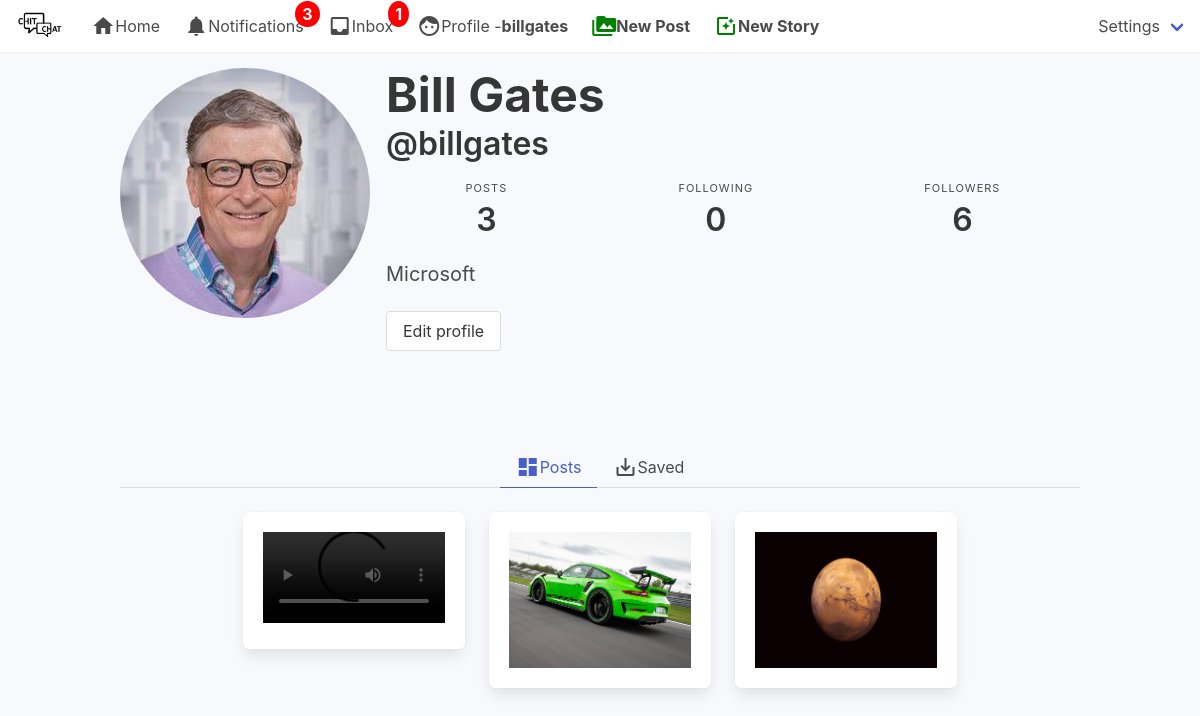
Page /billgates/ (signed in) on the committed database.
### authy/models.py (models this page shows, shortened)
class Profile(models.Model):
	user = models.OneToOneField(User, on_delete=models.CASCADE, related_name='profile')
	first_name = models.CharField(max_length=50, null=True, blank=True)
	last_name = models.CharField(max_length=50, null=True, blank=True)
	location = models.CharField(max_length=50, null=True, blank=True)
	url = models.CharField(max_length=80, null=True, blank=True)
	profile_info = models.TextField(max_length=150, null=True, blank=True)
	created = models.DateField(auto_now_add=True)
	favorites = models.ManyToManyField(Post)
	picture = models.ImageField(upload_to=user_directory_path, blank=True, null=True, verbose_name='Picture')

### post/models.py (models this page shows, shortened)
class Post(models.Model):
	id = models.UUIDField(primary_key=True, default=uuid.uuid4, editable=False)
	content =  models.ManyToManyField(PostFileContent, related_name='contents')
	caption = models.TextField(max_length=1500, verbose_name='Caption')
	posted = models.DateTimeField(auto_now_add=True)
	tags = models.ManyToManyField(Tag, related_name='tags')
	user = models.ForeignKey(User, on_delete=models.CASCADE)
	likes = models.IntegerField(default=0)
	def get_absolute_url(self):
		return reverse('postdetails', args=[str(self.id)])

class PostFileContent(models.Model):
	user = models.ForeignKey(User, on_delete=models.CASCADE, related_name='content_owner')
	file = models.FileField(upload_to=user_directory_path)

### authy/views.py (the view)
# urls.py: path('<username>/', UserProfile, name='profile'),
def UserProfile(request, username):
	user = get_object_or_404(User, username=username)
	profile = Profile.objects.get(user=user)
	url_name = resolve(request.path).url_name
	if url_name == 'profile':
		posts = Post.objects.filter(user=user).order_by('-posted')
	else:
		posts = profile.favorites.all()
	posts_count = Post.objects.filter(user=user).count()
	following_count = Follow.objects.filter(follower=user).count()
	followers_count = Follow.objects.filter(following=user).count()
	follow_status = Follow.objects.filter(following=user, follower=request.user).exists()
	paginator = Paginator(posts, 8)
	page_number = request.GET.get('page')
	posts_paginator = paginator.get_page(page_number)
	template = loader.get_template('profile.html')
	context = {
		'posts': posts_paginator,
		'profile':profile,
		'following_count':following_count,
		'followers_count':followers_count,
		'posts_count':posts_count,
		'follow_status':follow_status,
		'url_name':url_name,
	}
	return HttpResponse(template.render(context, request))

### direct/views.py (called while the page is built)
def checkDirects(request):
	directs_count = 0
	if request.user.is_authenticated:
		directs_count = Message.objects.filter(user=request.user, is_read=False).count()
	return {'directs_count':directs_count}

### notifications/views.py (called while the page is built)
def CountNotifications(request):
	count_notifications = 0
	if request.user.is_authenticated:
		count_notifications = Notification.objects.filter(user=request.user, is_seen=False).count()
	return {'count_notifications':count_notifications}

### instagram_clone/templates/profile.html (shortened to what this page needs)
{% extends 'base.html' %}
{% load static %}
{% block content %}
<article class="media">
  <div style="padding-top:20px ;" class="media-left">
      <figure class="image is-256x256">
        {% if profile.picture %}
          <img class="is-rounded" src="{{ profile.picture.url }}">
        {% else %}
          <img class="is-rounded" src="https://bulma.io/images/placeholders/256x256.png">
        {% endif %}
      </figure>
  </div>
   <div style="padding-top:20px ;" class="media-content">
    <div class="content">
      <h1 style="font-weight: bold;" class="title is-1">{% if profile.first_name %}{{ profile.first_name }} {{ profile.last_name }} {% endif %}</h1>
      <h2 class="subtitle is-3">@{{ profile.user }}</h2>
    </div>
     <nav class="level is-mobile">
  <div class="level-item has-text-centered">
    <div>
      <p class="heading">Posts</p>
      <p class="title">{{ posts_count }}</p>
    </div>
  </div>
  <div class="level-item has-text-centered">
    <div>
      <p class="heading">Following</p>
      <p class="title">{{ following_count }}</p>
    </div>
  </div>
  <div class="level-item has-text-centered">
    <div>
      <p class="heading">Followers</p>
      <p class="title">{{ followers_count }}</p>
    </div>
  </div>
</nav>
<p class="subtitle is-5">{% if profile.profile_info %}{{ profile.profile_info }}{% endif %}</p>
{% if user.is_authenticated and user == profile.user %}
  <a href="{% url 'edit-profile' %}" class="button">Edit profile</a>
{% endif %}
 </div>
</article>
</div>
  </section>
  <section class="section">
    <div class="container">
  <div class="tabs is-centered">
  <ul>
    <li class="{% if url_name == 'profile' %}is-active{% endif %}">
      <a href="{% url 'profile' profile.user %}"><i class="material-icons">dashboard</i>Posts</a>
    </li>
    <li class="{% if url_name == 'profilefavorites' %}is-active{% endif %}">
      <a href="{% url 'profilefavorites' profile.user %}"><i class="material-icons">save_alt</i>Saved</a>
    </li>
  </ul>
</div>
    <div class="columns is-mobile is-multiline is-centered">
    {% for post in posts %}
      <div class="column is-one-quarter">
        <div class="box">
  {% if post.content.first.file.name|slice:"-3:" == 'jpg' or post_item.content.first.file.name|slice:"-3:" == 'png' %}
    <figure class="image is-4by3">
      <a href="{{ post.get_absolute_url }}">
        <img src="{{ post.content.first.file.url }}" alt="Placeholder image">
      </a>
    </figure>
  {% else %}
    <a href="{{ post.get_absolute_url }}">
      <video width="640" controls="controls" preload="metadata">
        <source src="{{ post.content.first.file.url }}#t=0.5" type="video/mp4">
      </video>
    </a>
  {% endif %}
    </div>
      </div>
    {% empty %}
      <br>
      <h3 class="title is-3">You do not have any post!</h3>
    {% endfor %}
      </div>
</div>
  </section>
{% endblock %}

### instagram_clone/templates/base.html (shortened to what this page needs)
{% load static %}
<!DOCTYPE html>
<html>
  <head>
    <link rel="stylesheet" href="{% static 'css/bulma.min.css' %}">
    <link rel="stylesheet" href="{% static 'css/style.css' %}">
  </head>
  <body style="background-color: #f7f9fc;">
  <nav class="navbar has-shadow is-fixed-top" role="navigation" aria-label="main navigation">
  <div class="navbar-brand">
    <a class="navbar-item" href="">
      <img src="{% static 'img/chit-chat.png' %}" height="256px">
    </a>
  </div>
  <div id="navbarBasicExample" class="navbar-menu">
    <div class="navbar-start">
      <a href="{% url 'index' %}" class="navbar-item">
        <i class="material-icons">home</i>
        Home
      </a>
      <a href="{% url 'show-notifications' %}" class="navbar-item">
        <i class="material-icons">notifications</i>
        Notifications
        {% if count_notifications %}
          <span class="badge">{{ count_notifications }}</span>
        {% endif %}
      </a>
      <a href="{% url 'inbox' %}" class="navbar-item">
        <i class="material-icons">inbox</i>
        Inbox
        {% if directs_count %}
        <span class="badge">{{ directs_count }}</span>
        {% endif %}
      </a>
      <a href="{% url 'profile' request.user %}" class="navbar-item">
        <i class="material-icons">face</i>
        Profile - <strong>{{ request.user }}</strong>
      </a>
        <a href="{% url 'newpost' %}" class="navbar-item">
          <i style="color: green;" class="material-icons">perm_media</i>
          <strong>New Post</strong>
        </a>
        <a href="{% url 'newstory' %}" class="navbar-item">
          <i style="color: green;" class="material-icons">photo_filter</i>
          <strong>New Story</strong>
        </a>
      </div>
    </div>
        <div class="navbar-end">
        <div class=" navbar-item has-dropdown is-hoverable">
        <a class="navbar-link">
          Settings
        </a>
  </div>
</nav>
  <section class="section">
    <div class="container">
      {% block content %}
      {% endblock %}
  </body>
</html>

### instagram_clone/static/css/style.css (style rules this page uses)
.badge { position: absolute; top: 1px; right: -4px; padding: 1px 7px; border-radius: 50%; background: red; color: white; font-weight: bold; }
* { box-sizing:border-box }

### rows in the picture
Profile: picture (picture), first_name "Bill", last_name "Gates", user "billgates", profile_info "Microsoft"
Post: content.first.file (picture)
Post: content.first.file (picture)

### other values in the picture
{{ count_notifications }} "3"
{{ directs_count }} "1"
{{ request.user }} "billgates"
{{ posts_count }} "3"
{{ following_count }} "0"
{{ followers_count }} "6"
